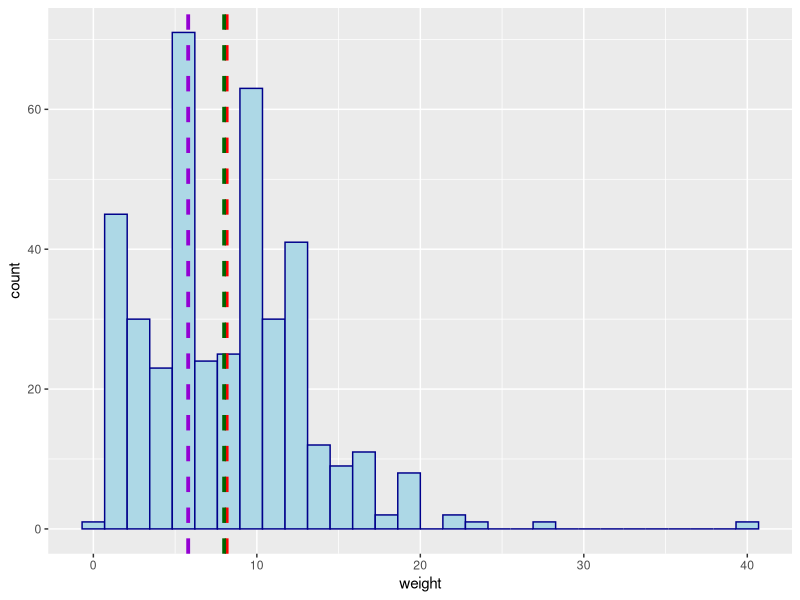

This figure's R source:

df <- data.frame(
  sex=factor(rep(c("F", "M"), each=200)),
  weight=round(c(rgamma(200, 5, 0.5), rgamma(200, 2, 0.3)))
)
head(df)

library(ggplot2)
# Basic histogram
ggplot(df, aes(x=weight))+
  geom_histogram(color="darkblue", fill="lightblue")+
  geom_vline(aes(xintercept=mean(weight)), color="red",
             linetype="dashed", size = 1.3)+
  geom_vline(aes(xintercept=median(weight)), color="darkgreen",
             linetype="dashed", size = 1.3)+
  geom_vline(aes(xintercept=5.8), color="darkviolet",
           linetype="dashed", size = 1.3)
